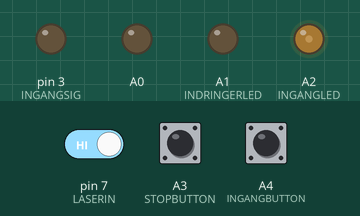
Recording of a sketch running on a simulated Arduino Uno, built with avr-gcc and run on an emulated ATmega328P. On the bench: output pins drawn as LEDs (lit = HIGH). Dashed ring = blinking. Inputs (shaded band) come from the test bench; at power-on: pin 7 (LASERIN) HIGH, A3 (STOPBUTTON) HIGH, A4 (INGANGBUTTON) HIGH.

Above: at 1.2 s.
1.3 s: pin 7 (LASERIN) driven LOW
At 1.9 s:
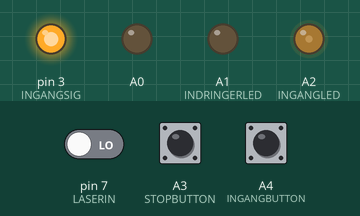
4.3 s: A3 (STOPBUTTON) pulled LOW for 0.15 s
At 5.29 s:
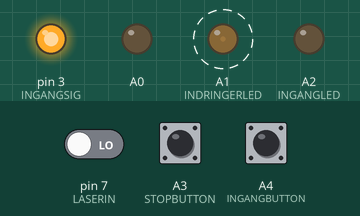
7.3 s: A4 (INGANGBUTTON) pulled LOW for 0.15 s
At 8.31 s:
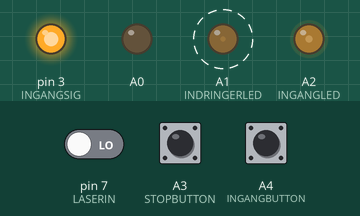
10.4 s: A3 (STOPBUTTON) pulled LOW for 1 s
At 10.9 s:
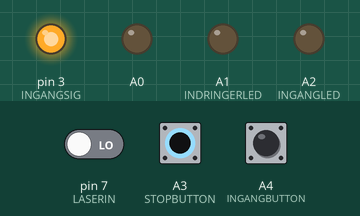
14.0 s: A4 (INGANGBUTTON) pulled LOW for 1 s
At 14.31 s:
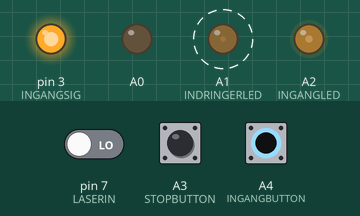
18.0 s: A3 (STOPBUTTON) pulled LOW for 3.2 s
At 18.9 s:
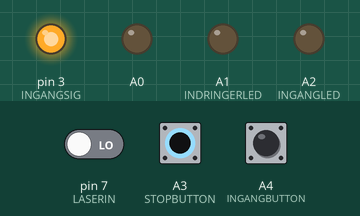
Timing chart, 0 to 23.7 s (numbered marks = the images above; inputs shaded):
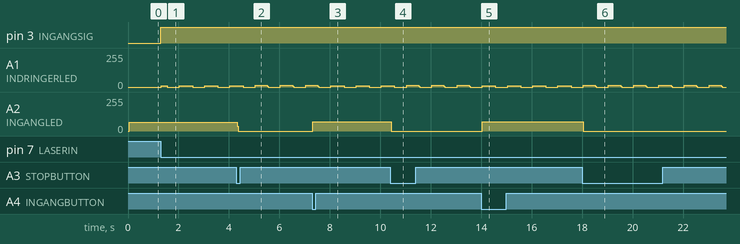

The sketch:

laser_centraal.ino
```cpp
#define ACTIVEMASK 0b00000010
#define ALARMMASK  0b00000001

#define INGANGBUTTON A4
#define STOPBUTTON A3
#define INGANGLED A2
#define INDRINGERLED A1
#define LASERIN 7
#define INGANGSIG 3


byte state = 0b00000010;

void setup()
{
  // put your setup code here, to run once:
  pinMode(INGANGBUTTON, INPUT_PULLUP);
  pinMode(STOPBUTTON, INPUT_PULLUP);
  pinMode(A2, OUTPUT);
  digitalWrite(A2, LOW);
  pinMode(A1, OUTPUT);
  digitalWrite(A1, LOW);
  pinMode(A0, OUTPUT);
  digitalWrite(A0, LOW);
  pinMode(INGANGSIG, OUTPUT);
  digitalWrite(INGANGSIG, LOW);


}

void loop()
{
  lasercheck();
  buttoncheck();
  ledcontrol();
  if (state & ALARMMASK) digitalWrite(INGANGSIG, HIGH); else digitalWrite(INGANGSIG, LOW);
}

void buttoncheck()
{
  if (!digitalRead(INGANGBUTTON)) state = state | ACTIVEMASK;
  if (!digitalRead(STOPBUTTON)) state = state & ~ACTIVEMASK;

}

void lasercheck()
{
  if(!digitalRead(LASERIN) & (state && ACTIVEMASK)) state = state | ALARMMASK;
}

void ledcontrol()
{
  if (state & ACTIVEMASK)digitalWrite(INGANGLED, HIGH);
  if (millis()%1000 < 500 && state & ALARMMASK ) digitalWrite(INDRINGERLED, HIGH);
  //digitalWrite(A0, HIGH);
  delayMicroseconds(1);
  digitalWrite(INGANGLED, LOW);
  digitalWrite(INDRINGERLED, LOW);
  //digitalWrite(A0, LOW);
  delayMicroseconds(100);
}
```

Measured:
- after the input at 1.3 s, pin 3 (INGANGSIG): LOW → HIGH at once; A1 (INDRINGERLED): 0/255 → 11/255 at once, then repeats every 1.0 s: 0/255 0.48 s, 11/255 0.52 s
- after the input at 4.3 s, A2 (INGANGLED): 66/255 → 0/255 at once
- after the input at 7.3 s, A2 (INGANGLED): 0/255 → 70/255 at once
- after the input at 10.4 s, A2 (INGANGLED): 70/255 → 0/255 at once
- after the input at 14.0 s, A2 (INGANGLED): 0/255 → 69/255 at once
- after the input at 18.0 s, A2 (INGANGLED): 69/255 → 0/255 at once
